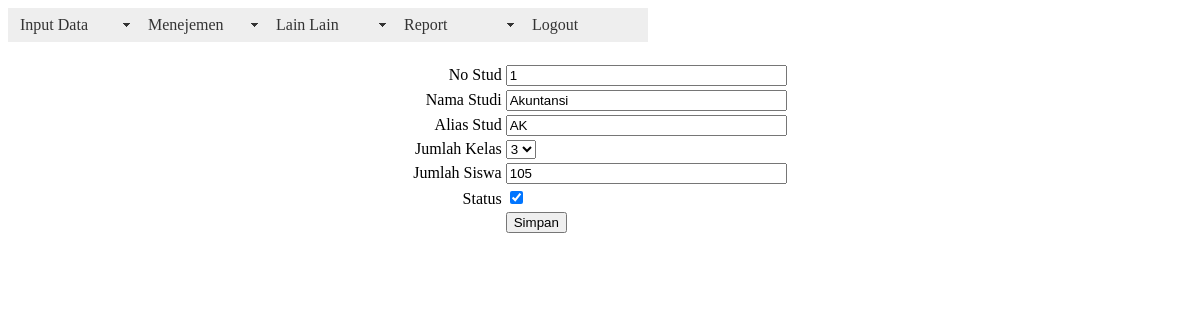
Page /panel/edit_program_studi.php?id=1 (signed in) on the committed database.
### tables this page shows
CREATE TABLE IF NOT EXISTS `ext_program_studi` (
  `id_program_studi` int(10) NOT NULL AUTO_INCREMENT,
  `no_studi` int(3) NOT NULL,
  `nama_studi` varchar(100) NOT NULL,
  `alias_studi` varchar(10) NOT NULL,
  `jumlah_kelas` int(3) NOT NULL,
  `jumlah_siswa` int(100) NOT NULL,
  `status` int(2) NOT NULL DEFAULT '1',
  PRIMARY KEY (`id_program_studi`)
);

### panel/edit_program_studi.php (the view, shortened to what this page needs)
<?php require_once('../Connections/connect.php'); ?>
<?php require_once('../inc/header.php'); ?>
<?php
if (!function_exists("GetSQLValueString")) {
function GetSQLValueString($theValue, $theType, $theDefinedValue = "", $theNotDefinedValue = "")
{
  $theValue = function_exists("mysql_real_escape_string") ? mysql_real_escape_string($theValue) : mysql_escape_string($theValue);
  switch ($theType) {
    case "long":
    case "int":
      $theValue = ($theValue != "") ? intval($theValue) : "NULL";
      break;
  }
  return $theValue;
}
}
$editFormAction = $_SERVER['PHP_SELF'];
if (isset($_SERVER['QUERY_STRING'])) {
  $editFormAction .= "?" . htmlentities($_SERVER['QUERY_STRING']);
}
$colname_ext_program_studi = "-1";
if (isset($_GET['id'])) {
  $colname_ext_program_studi = $_GET['id'];
}
$query_ext_program_studi = sprintf("SELECT * FROM ext_program_studi WHERE id_program_studi = %s", GetSQLValueString($colname_ext_program_studi, "int"));
$ext_program_studi = mysql_query($query_ext_program_studi, $connect) or die(mysql_error());
$row_ext_program_studi = mysql_fetch_assoc($ext_program_studi);
?>
<!DOCTYPE html PUBLIC "-//W3C//DTD XHTML 1.0 Transitional//EN" "http://www.w3.org/TR/xhtml1/DTD/xhtml1-transitional.dtd">
<html xmlns="http://www.w3.org/1999/xhtml">
<head>
</head>
<body>
<form action="<?php echo $editFormAction; ?>" method="post" name="form1" id="form1">
  <table align="center">
    <tr valign="baseline">
      <td nowrap="nowrap" align="right">No Stud</td>
      <td><input type="text" name="no_studi" value="<?php echo htmlentities($row_ext_program_studi['no_studi'], ENT_COMPAT, 'utf-8'); ?>" size="32" /></td>
    </tr>
    <tr valign="baseline">
      <td nowrap="nowrap" align="right">Nama Studi</td>
      <td><input type="text" name="nama_studi" value="<?php echo htmlentities($row_ext_program_studi['nama_studi'], ENT_COMPAT, 'utf-8'); ?>" size="32" /></td>
    </tr>
    <tr valign="baseline">
      <td nowrap="nowrap" align="right">Alias Stud</td>
      <td><input type="text" name="alias_studi" value="<?php echo htmlentities($row_ext_program_studi['alias_studi'], ENT_COMPAT, 'utf-8'); ?>" size="32" /></td>
    </tr>
    <tr valign="baseline">
      <td nowrap="nowrap" align="right">Jumlah Kelas</td>
      <td><select name="jumlah_kelas">
        <option value="3" <?php if (!(strcmp(3, htmlentities($row_ext_program_studi['jumlah_kelas'], ENT_COMPAT, 'utf-8')))) {echo "SELECTED";} ?>>3</option>
      </select></td>
    </tr>
    <tr valign="baseline">
      <td nowrap="nowrap" align="right">Jumlah Siswa</td>
      <td><input type="text" name="jumlah_siswa" value="<?php echo htmlentities($row_ext_program_studi['jumlah_siswa'], ENT_COMPAT, 'utf-8'); ?>" size="32" /></td>
    </tr>
    <tr valign="baseline">
      <td nowrap="nowrap" align="right">Status</td>
      <td><input type="checkbox" name="status" value=""  <?php if (!(strcmp(htmlentities($row_ext_program_studi['status'], ENT_COMPAT, 'utf-8'),1))) {echo "checked=\"checked\"";} ?> /></td>
    </tr>
    <tr valign="baseline">
      <td nowrap="nowrap" align="right">&nbsp;</td>
      <td><input type="submit" value="Simpan" /></td>
    </tr>
  </table>
</form>
<p>&nbsp;</p>
</body>
</html>

### rows in the picture
ext_program_studi: no_studi "1", nama_studi "Akuntansi", alias_studi "AK", jumlah_siswa "105", status "☑"
